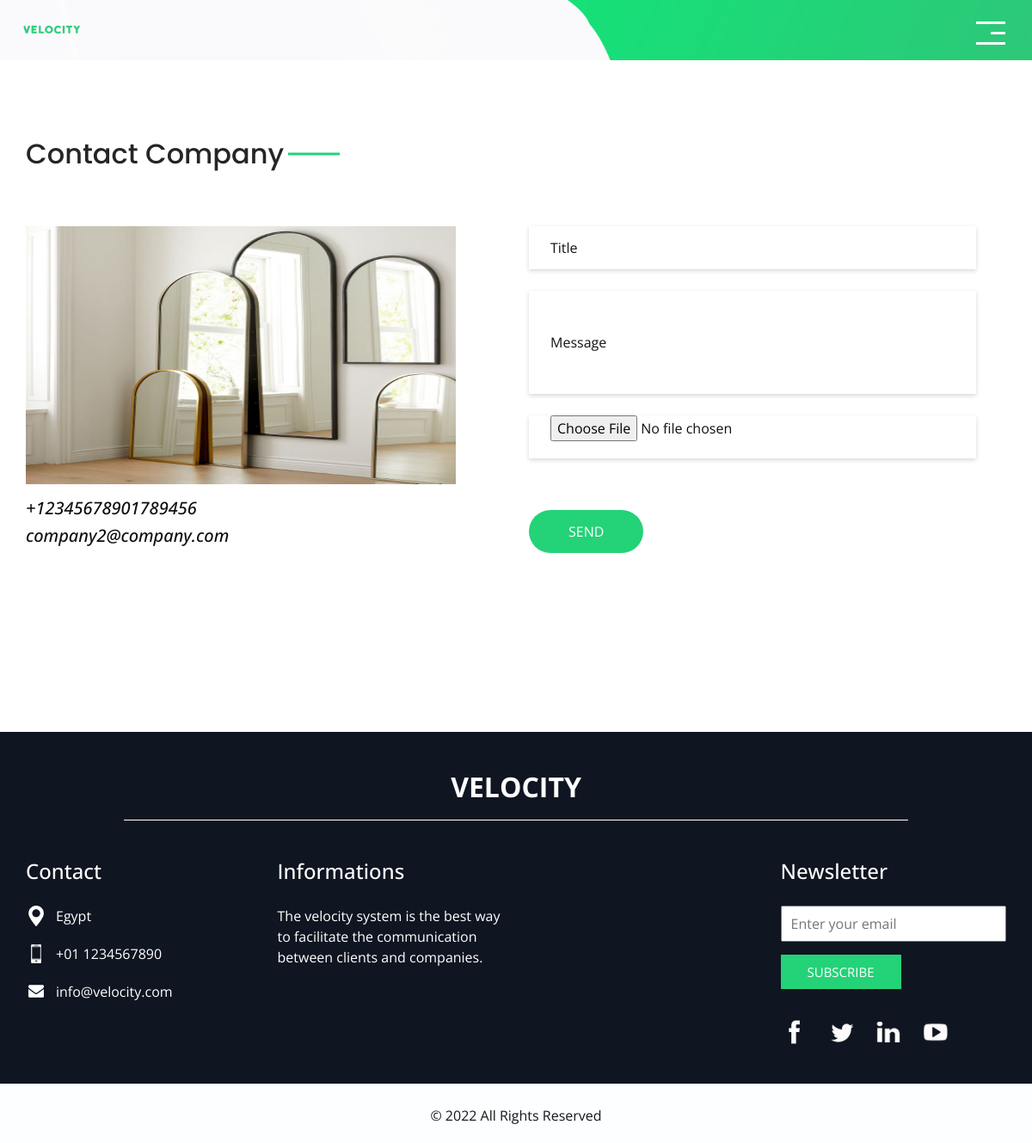
The app's page /contactcompany.php?id=1 (signed in) with its own data.
### tables this page shows
CREATE TABLE `client_requests` (
  `idclient_requests` int NOT NULL AUTO_INCREMENT,
  `idclient` varchar(45) DEFAULT NULL,
  `from_location` varchar(450) DEFAULT NULL,
  `to_location` varchar(450) DEFAULT NULL,
  `delivery_date` varchar(450) DEFAULT NULL,
  `request_date` varchar(450) DEFAULT NULL,
  `offer_selected` varchar(45) DEFAULT NULL,
  `paid` varchar(45) DEFAULT '0',
  PRIMARY KEY (`idclient_requests`)
);

CREATE TABLE `users` (
  `idusers` int NOT NULL AUTO_INCREMENT,
  `name` varchar(450) DEFAULT NULL,
  `email` varchar(450) DEFAULT NULL,
  `password` varchar(450) DEFAULT NULL,
  `phone` varchar(450) DEFAULT NULL,
  `image` varchar(450) DEFAULT NULL,
  `description` text,
  `regdate` varchar(450) DEFAULT NULL,
  `role` varchar(450) DEFAULT NULL,
  PRIMARY KEY (`idusers`)
);

### contactcompany.php (the view, shortened to what this page needs)
<?php
include('connection.php');
$id = $_GET["id"];
$query = "SELECT * from client_requests cr left join offers o on o.idoffers = cr.offer_selected left join users u on u.idusers = o.idcompany WHERE cr.idclient_requests = '$id'";
$result = mysqli_query($con, $query);
$company_image = "";
$company_phone = "";
$company_email = "";
if (mysqli_num_rows($result) > 0) {
    while($row = mysqli_fetch_assoc($result)) {
        $company_image = $row["image"];
        $company_phone = $row["phone"];
        $company_email = $row["email"];
    }
}
?>
<!DOCTYPE html>
<html>
<head>
    <link rel="stylesheet" type="text/css" href="https://cdnjs.cloudflare.com/ajax/libs/OwlCarousel2/2.1.3/assets/owl.carousel.min.css" />
    <link rel="stylesheet" type="text/css" href="css/bootstrap.css" />
    <link href="css/style.css" rel="stylesheet" />
    <link href="css/responsive.css" rel="stylesheet" />
    <link href="js/datatables/dataTables.bootstrap4.min.css" rel="stylesheet" />
</head>
<body class="sub_page">
    <div class="hero_area">
        <?php
        if (isset($_SESSION['userrole']) && $_SESSION['userrole'] == 'admin') {
            include('adminnavbar.php');
        } else if (isset($_SESSION['userrole']) && $_SESSION['userrole'] ==  'client') {
            include('clientnavbar.php');
        } else if (isset($_SESSION['userrole']) && $_SESSION['userrole'] ==  'company') {
            include('companynavbar.php');
        } else {
            header('Location: index.php');
            exit();
        }
        ?>
    </div>
    <section class="contact_section layout_padding">
        <div class="container ">
            <div class="heading_container">
                <h2 class="">
                    Contact Company
                </h2>
            </div>
        </div>
        <div class="container">
            <div class="row">
                <div class="col-md-6">
                    <div class="map_container">
                        <div class="map-responsive">
                            <img src="uploads/<?php echo $company_image?>" style="width:500px;height:300px;" />
                            <p>
                                <h5><i class="fa fa-phone"><?php echo $company_phone;?></i></h5>
                                <h5><i class="fa fa-email"><?php echo $company_email;?></i></h5>
                            </p>
                        </div>
                    </div>
                </div>
                <div class="col-md-6">
                    <form action="contactcompany.php?id=<?php echo $id; ?>" method="POST" enctype="multipart/form-data">
                        <div>
                            <input type="text" required placeholder="Title" name="title" />
                        </div>
                        <div>
                            <input type="text" required class="message-box" name="message" placeholder="Message" />
                        </div>
                        <div>
                            <input type="file" required  name="fileToUpload"/>
                        </div>
                        <div class="d-flex ">
                            <button type="submit" name="submit">
                                SEND
                            </button>
                        </div>
                    </form>
                </div>
            </div>
        </div>
    </section>
    <?php include('footer.php'); ?>
</body>
</body>
</html>

### css/style.css (style rules this page uses)
body { font-family: 'Open Sans', sans-serif; color: #0c0c0c; background-color: #ffffff; }
.layout_padding { padding-top: 90px; padding-bottom: 90px; }
.heading_container { display: -webkit-box; display: -ms-flexbox; display: flex; }
.heading_container h2 { color: #252525; position: relative; font-family: 'Poppins', sans-serif; }
.heading_container h2::before { content: ""; width: 60px; height: 3px; position: absolute; top: 50%; right: -5px; background-color: #24d278; -webkit-transform: translate(100%, -50%); transform: translate(100%, -50%); }
.hero_area { height: 100vh; background-image: url(../images/hero-bg.jpg); background-size: cover; position: relative; background-repeat: no-repeat; overflow: hidden; }
.hero_area::after { content: ""; position: absolute; bottom: 0; right: 0; width: 45%; height: 100%; background-image: url(../images/hero-side-bg.png); background-size: cover; }
.sub_page .hero_area { height: auto; background-size: auto; }
.contact_section { position: relative; }
.contact_section h2 { margin-bottom: 65px; }
.contact_section form { padding-right: 35px; }
.contact_section input { width: 100%; border: none; height: 50px; margin-bottom: 25px; padding-left: 25px; background-color: transparent; outline: none; color: #101010; -webkit-box-shadow: 0px 2px 5px 0px rgba(0, 0, 0, 0.16); box-shadow: 0px 2px 5px 0px rgba(0, 0, 0, 0.16); }
.contact_section input::placeholder { color: #131313; }
.contact_section input.message-box { height: 120px; }
.contact_section button { display: inline-block; padding: 12px 45px; background-color: #24d278; color: #ffffff; -webkit-transition: all 0.3s; transition: all 0.3s; border: 1px solid transparent; border-radius: 30px; border-radius: 30px; color: #fff; margin-top: 35px; }
.contact_section .map_container { height: 100%; padding-bottom: 110px; }
.contact_section .map_container .map-responsive { height: 100%; }

### css/responsive.css (style rules this page uses)
@media (min-width: 1200px) { .container { max-width: 1170px; } }

### records on screen
client_requests: users.image (picture), users.phone "+12345678901789456", users.email "company2@company.com"
